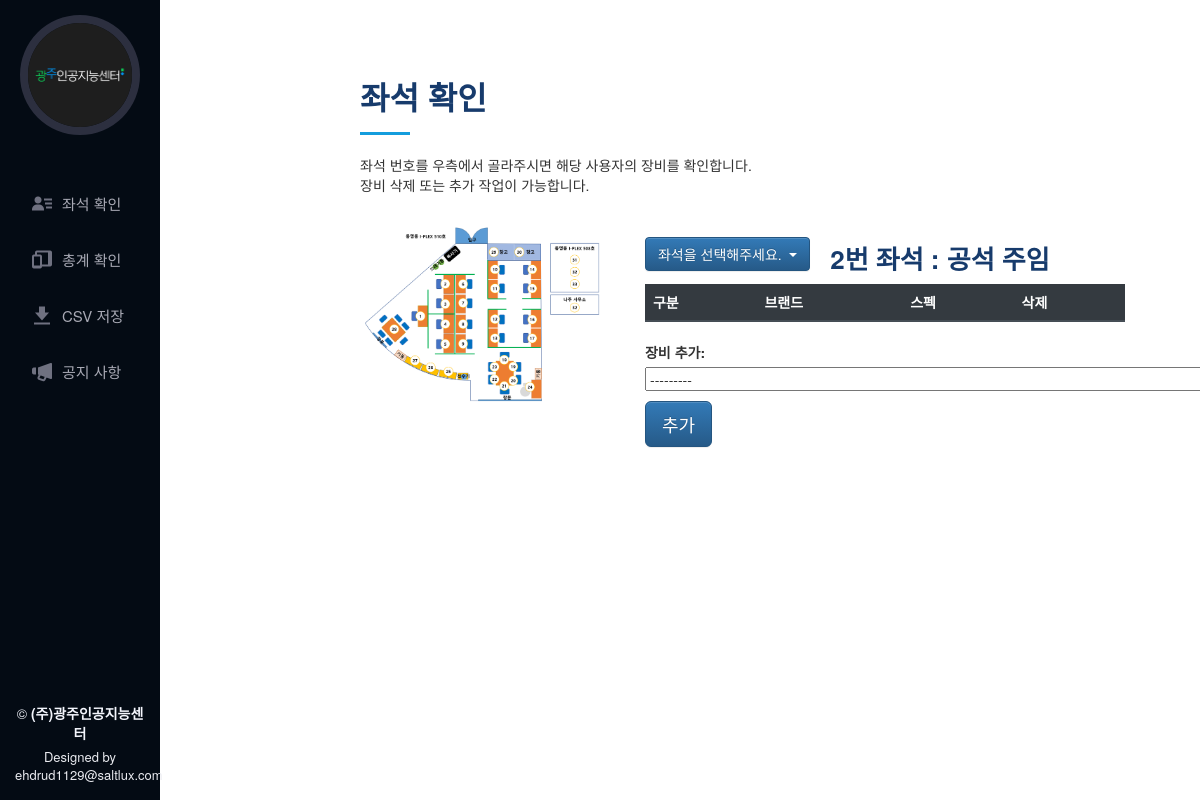
/check_seat/2, run on the app's committed database.
### app_equipments/models.py (models this page shows, shortened)
class User(models.Model):
    user_id = models.AutoField(primary_key=True)
    name = models.CharField(max_length=20, default='')  # CharField should be indicated with max_length
    rank = models.CharField(max_length=20, default='', choices=RANK_CHOICES)
    seat = models.IntegerField(default=1, unique=True)
    class Meta:
        ordering = ('seat', 'name',)

class Device(models.Model):
    device_id = models.AutoField(primary_key=True)
    purchase_date = DateField(default=datetime.date.today)
    category = models.CharField(max_length=20, default='', choices=CATEGORY_CHOICES)
    brand = models.CharField(max_length=20, default='', choices=BRAND_CHOICES)
    amount = models.IntegerField(default=1)
    spec = models.TextField(blank=True, default='')
    is_assets = models.CharField(blank=True, max_length=20, default='', choices=IS_ASSETS_CHOICES)
    etc = models.TextField(blank=True, default='')
    def __str__(self):
        return str(self.category) + " | " + str(self.brand) + " | " + str(self.purchase_date) + " | " + str(self.spec)
    class Meta:
        ordering = ('category', 'brand', 'purchase_date')

### app_equipments/views.py (the view, shortened to what this page needs)
# urls.py: path('check_seat/<int:seat>', check_seat, name='check_seat'),
def check_seat(request, seat):
    seat_all = User.objects.all()
    user = User.objects.get(seat=seat)
    usage = Usage.objects.filter(user_id=user.user_id).order_by('device_id')
    device_usage_info = []
    if request.method == "POST":
        form = UsageEditForm(request.POST)
        if form.is_valid():
            new_usage = form.save(commit=False)
            new_usage.user_id = user
            new_usage.save()
            seat = user.seat
            get_page = '/check_seat/' + str(seat)
        return redirect(get_page)
    else:
        form = UsageEditForm()
    return render(request, 'app_equipments/menu/check_seat.html', {'seat_all': seat_all, 'user': user, 'device_usage_info': device_usage_info, 'form': form})

### app_equipments/forms.py
class UsageEditForm(forms.ModelForm):
    class Meta:
        model = Usage
        fields = ['device_id',]
        labels = {
            'device_id': '장비 추가',
        }
    def __init__(self, *args, **kwargs):
        super(UsageEditForm, self).__init__(*args, **kwargs)

### app_equipments/templates/app_equipments/menu/check_seat.html (shortened to what this page needs)
{% extends 'app_equipments/base/base.html' %}
{% load static %}
{% block content %}
<main id="main">
  <section id="about" class="about ">
    <div class="container about-area">
      <div class="section-title">
        <h2>좌석 확인</h2>
        <p>좌석 번호를 우측에서 골라주시면 해당 사용자의 장비를 확인합니다.</p>
        <p>장비 삭제 또는 추가 작업이 가능합니다.</p>
      </div>
      <div class="row">
        <div class="col-lg-4" data-aos="fade-right">
          <img src='{% static "app_equipments/assets/img/seats.PNG" %}' class="img-seats" alt="">
        </div>
        <div class="col-lg-8 pt-4 pt-lg-0 content" data-aos="fade-left">
          <div class="col-lg-12">
            <div>
              <table>
                <tr>
                  <td>
                    <div class="dropdown">
                      <button type="button" class="btn btn-primary dropdown-toggle" data-toggle="dropdown" aria-haspopup="true" aria-expanded="false">
                      좌석을 선택해주세요.
                      </button>
                    </div>
                  </td>
                  <td width="20px"></td>
                  <td>
                    <h3>{{user.seat}}번 좌석 : {{user.name}} {{user.rank}}</h3>
                  </td>
                </tr>
              </table>
            </div>
            <table class="table">
              <thead class="thead-dark">
                <tr>
                  <th scope="col">구분</th>
                  <th scope="col">브랜드</th>
                  <th scope="col">스펙</th>
                  <th scope="col">삭제</th>
                </tr>
              </thead>
            </table>
                <form method="post">
                  {{ form.as_p }}
                  <button type="submit" class="btn btn-primary btn-lg">추가</button>
                </form>
          </div>
        </div>
      </div>
    </div>
  </section>
</main>
{% endblock %}

### app_equipments/static/app_equipments/assets/css/style.css (style rules this page uses)
body { font-family: "Open Sans", sans-serif; color: #272829; }
h1, h2, h3, h4, h5, h6 { font-family: "Raleway", sans-serif; }
.container { width:100% !important; }
.about-area { max-width: 90%; }
.img-seats { width : 100%; height: auto; }
#main { margin-left: 300px; }
section { padding: 60px 0; overflow: hidden; }
.section-title { padding-bottom: 30px; }
.section-title h2 { font-size: 32px; font-weight: bold; margin-bottom: 20px; padding-bottom: 20px; position: relative; color: #173b6c; }
.section-title h2::after { content: ''; position: absolute; display: block; width: 50px; height: 3px; background: #149ddd; bottom: 0; left: 0; }
.section-title p { margin-bottom: 0; }
.about .content h3 { font-weight: 700; font-size: 26px; color: #173b6c; }

### data on the page
User: seat "2", name "공석", rank "주임"
Device: device_id "---------"
